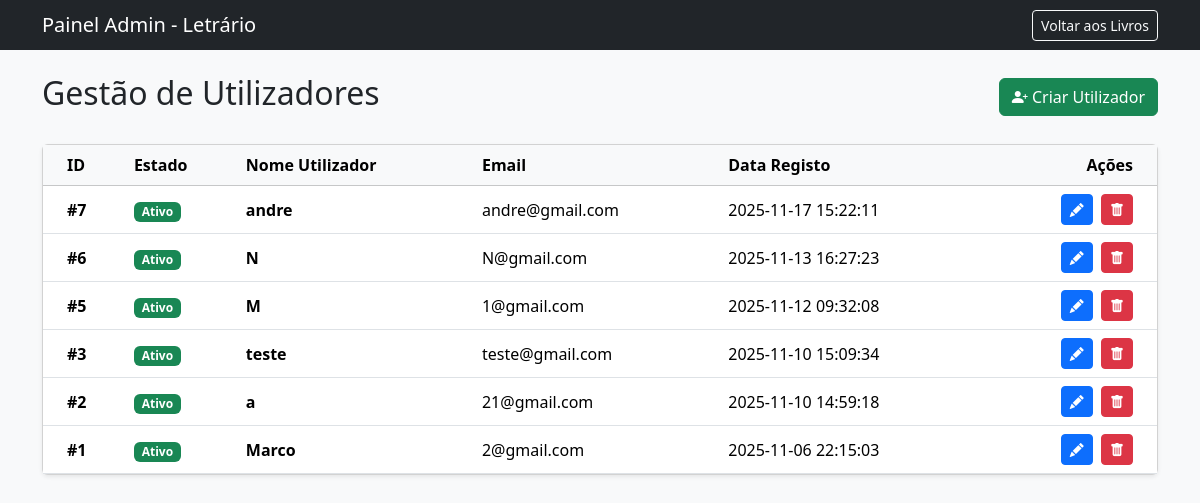
Page /admin_users.php on the earlier database version.
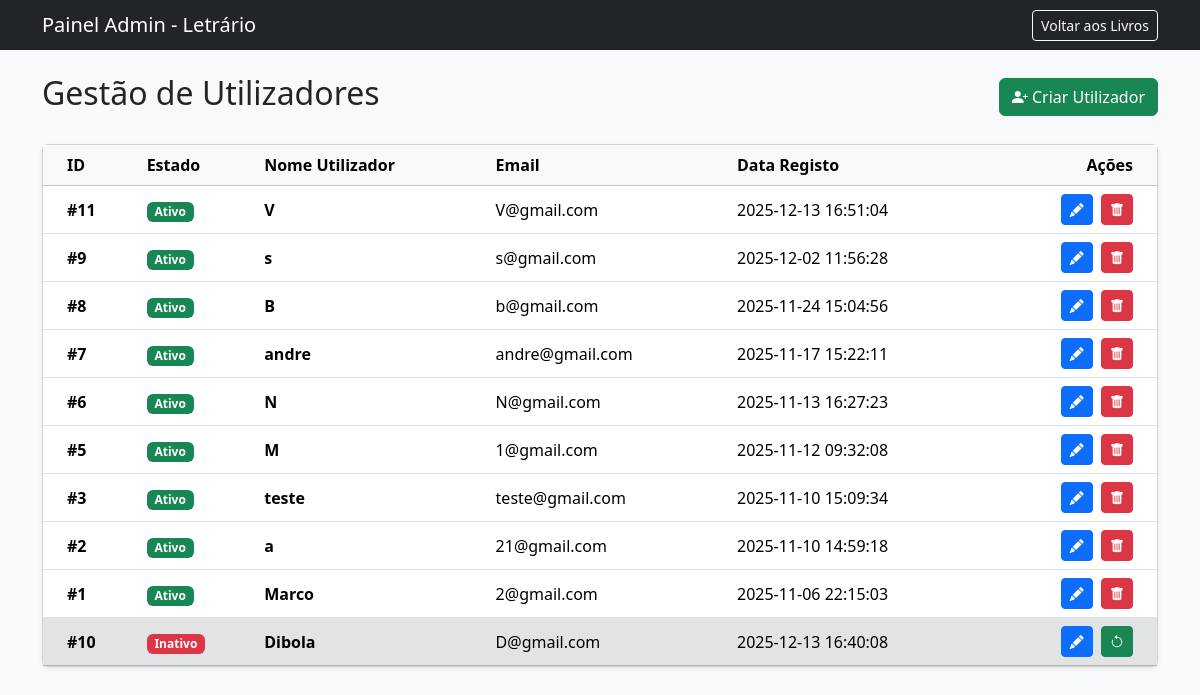
Same page on the later database version.
### tables this page shows
CREATE TABLE IF NOT EXISTS `utilizador` (
  `id` int NOT NULL AUTO_INCREMENT,
  `nome_utilizador` varchar(50) NOT NULL,
  `email` varchar(100) NOT NULL,
  `password_hash` varchar(255) NOT NULL,
  `data_registo` timestamp NULL DEFAULT CURRENT_TIMESTAMP,
  `ativo` tinyint(1) DEFAULT '1',
  PRIMARY KEY (`id`),
  UNIQUE KEY `nome_utilizador` (`nome_utilizador`),
  UNIQUE KEY `email` (`email`)
);

### admin_users.php (the view, shortened to what the changed rows need)
<?php
require('includes/connection.php');
$sql = "SELECT * FROM utilizador ORDER BY ativo DESC, id DESC";
$stmt = $dbh->prepare($sql);
$stmt->execute();
$users = $stmt->fetchAll(PDO::FETCH_ASSOC);
?>
<!DOCTYPE html>
<html lang="pt-pt">
<head>
  <link href="https://cdn.jsdelivr.net/npm/bootstrap@5.3.8/dist/css/bootstrap.min.css" rel="stylesheet">
  <link rel="stylesheet" href="https://cdn.jsdelivr.net/npm/bootstrap-icons@1.10.0/font/bootstrap-icons.css">
</head>
<body class="bg-light">
    <div class="container">
        <div class="d-flex justify-content-between align-items-center mb-4">
            <h2>Gestão de Utilizadores</h2>
        </div>
        <div class="card shadow-sm">
            <div class="card-body p-0">
                <div class="table-responsive">
                    <table class="table table-hover align-middle mb-0">
                        <thead class="table-light">
                            <tr>
                                <th scope="col" class="ps-4">ID</th>
                                <th scope="col">Estado</th> <th scope="col">Nome Utilizador</th>
                                <th scope="col">Email</th>
                                <th scope="col">Data Registo</th>
                                <th scope="col" class="text-end pe-4">Ações</th>
                            </tr>
                        </thead>
                        <tbody>
                            <?php if(count($users) > 0): ?>
                                <?php foreach($users as $user): ?>
                                    <tr class="<?php echo ($user['ativo'] == 0) ? 'table-secondary text-muted' : ''; ?>">
                                        <td class="ps-4 fw-bold">#<?php echo $user['id']; ?></td>
                                        <td>
                                            <?php if($user['ativo'] == 1): ?>
                                                <span class="badge bg-success">Ativo</span>
                                            <?php else: ?>
                                                <span class="badge bg-danger">Inativo</span>
                                            <?php endif; ?>
                                        </td>
                                        <td class="fw-semibold"><?php echo htmlspecialchars($user['nome_utilizador']); ?></td>
                                        <td><?php echo htmlspecialchars($user['email']); ?></td>
                                        <td><?php echo htmlspecialchars($user['data_registo']); ?></td>
                                        <td class="text-end pe-4">
                                            <a href="admin_users_editar.php?id=<?php echo $user['id']; ?>" class="btn btn-sm btn-primary me-1" title="Editar">
                                                <i class="bi bi-pencil-fill"></i>
                                            </a>
                                            <?php if($user['ativo'] == 1): ?>
                                                <button type="button"
                                                        class="btn btn-sm btn-danger"
                                                        title="Desativar Conta"
                                                        data-bs-toggle="modal"
                                                        data-bs-target="#modalAcao"
                                                        data-href="admin_users.php?action=delete&id=<?php echo $user['id']; ?>"
                                                        data-msg="Tem a certeza que quer desativar este utilizador?">
                                                    <i class="bi bi-trash-fill"></i>
                                                </button>
                                            <?php else: ?>
                                                <a href="admin_users.php?action=activate&id=<?php echo $user['id']; ?>"
                                                   class="btn btn-sm btn-success"
                                                   title="Reativar Conta">
                                                    <i class="bi bi-arrow-counterclockwise"></i>
                                                </a>
                                            <?php endif; ?>
                                        </td>
                                    </tr>
                                <?php endforeach; ?>
                            <?php else: ?>
                                <tr>
                                    <td colspan="6" class="text-center py-5 text-muted">Não há utilizadores registados.</td>
                                </tr>
                            <?php endif; ?>
                        </tbody>
                    </table>
                </div>
            </div>
        </div>
    </div>
</body>
</html>

Differences in the rows shown:
added utilizador: id "11", ativo "Ativo", nome_utilizador "V", email "V@gmail.com", data_registo "2025-12-13 16:51:04"
added utilizador: id "9", ativo "Ativo", nome_utilizador "s", email "s@gmail.com", data_registo "2025-12-02 11:56:28"
added utilizador: id "8", ativo "Ativo", nome_utilizador "B", email "b@gmail.com", data_registo "2025-11-24 15:04:56"
added utilizador: id "10", ativo "Inativo", nome_utilizador "Dibola", email "D@gmail.com", data_registo "2025-12-13 16:40:08"
